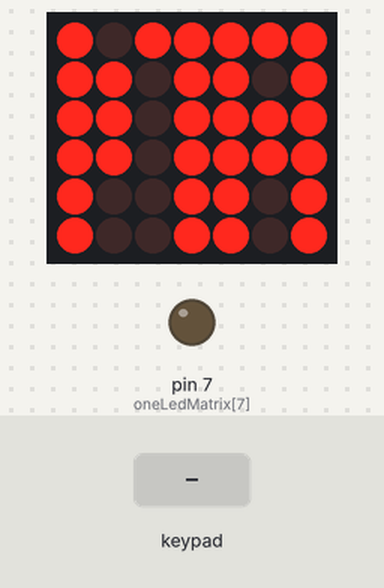
Bench run of a sketch on a simulated Arduino Uno, built with avr-gcc and run on an emulated ATmega328P. On the bench: 7×6 LED matrix, output pins drawn as LEDs (lit = HIGH). Wiring (inferred from the names in the program): 2×4 keypad with keys 1 2 3 4 5 6 7 8 (labels assumed): rows pin 0, pin 9; columns pin 16, pin 17, pin 18, pin 19; LED matrix (orientation assumed): rows pin 1, pin 2, pin 3, pin 4, pin 5, pin 6; columns pin 8, pin 10, pin 11, pin 12, pin 13, pin 14, pin 15. The inputs (shaded band) are chosen by the test bench. Pins used as bus, display or sensor lines are not drawn.

Above: at 1.2 s.
1.3 s: key '5' pressed
At 2.5 s:
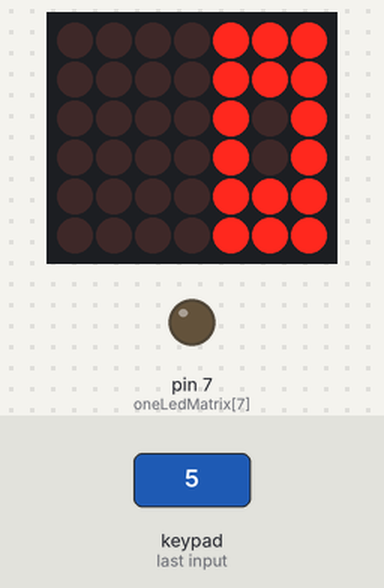
2.8 s: key '2' pressed
At 3.2 s:
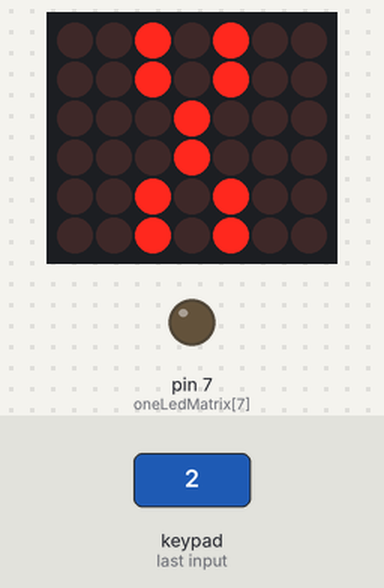
4.3 s: key '6' pressed
At 5.1 s:
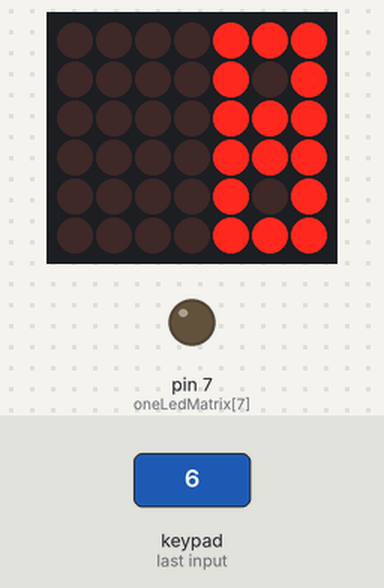
5.8 s: key '1' pressed
At 6.7 s:
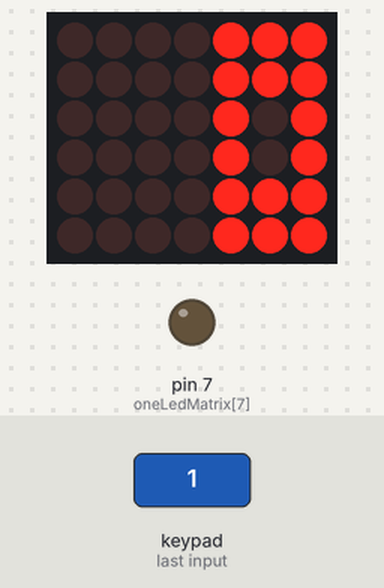
7.3 s: key '7' pressed
At 7.8 s:
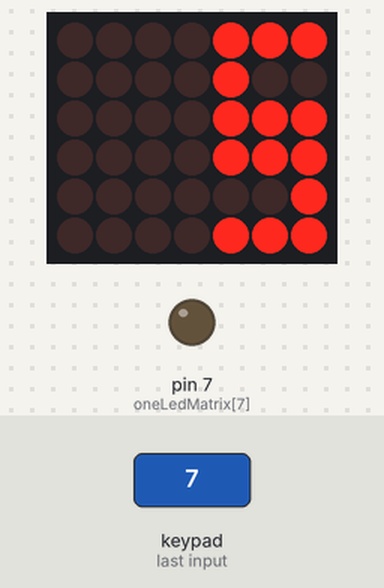
8.8 s: key '3' pressed
At 10.1 s:
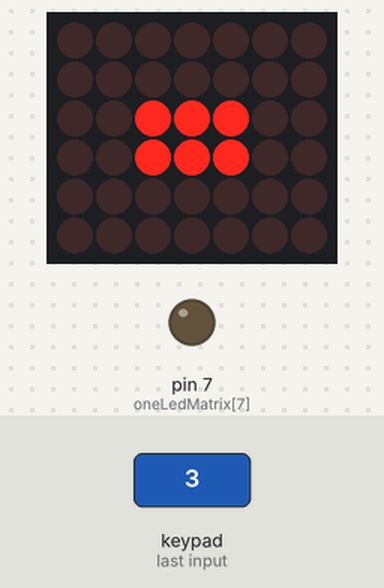
Timing chart, 0 to 11.3 s (numbered marks = the images above; inputs shaded):
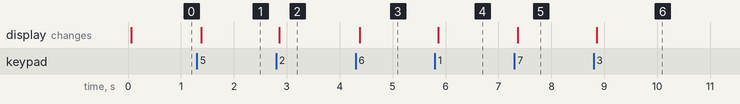

Measured:
- after the input at 1.3 s, the display: changes after 0.08 s (image 1)
- after the input at 2.8 s, the display: changes after 0.06 s (image 2)
- after the input at 4.3 s, the display: changes after 0.08 s (image 3)
- after the input at 5.8 s, the display: changes after 0.06 s (image 4)
- after the input at 7.3 s, the display: changes after 0.06 s (image 5)
- after the input at 8.8 s, the display: changes after 0.06 s (image 6)

The sketch:

Calculator.ino
```cpp
/*
*  Project: Arduino Calculator.
*  Description: A one signed digit calculator with one input keypad, and 8*8 LED Matrix for display.
*  Developers: Ahmed Abdelmajied - Mohamed El-Houssainy
*  Date: 26-05-2014
*/

/********************* DECLERATIONS *********************/
/*********** CONSTANTS ************/
// Numbers of keyPad
const int ONE = 11;
const int TWO = 15;
const int THREE = 7;
const int ADD = 3;
const int FOUR = 10;
const int FIVE = 14;
const int SIX = 6;
const int SUB = 2;
const int SEVEN = 9;
const int EIGHT = 13;
const int NINE = 5;
const int MUL = 1;
const int DEV = 8;
const int ZERO = 12;
const int EQU = 0;

const int INF = -255;

// Numbers on Led Matrix
const byte minus[] = {0,0,0,0,192,0,0,0};
const byte left_one[] = {0,32,32,32,32,32,32,0};

const byte one[] = {0,2,2,2,2,2,2,0};
const byte two[] = {0,7,1,7,7,4,7,0};
const byte three[] = {0,7,5,3,3,5,7,0};
const byte four[] = {0,5,5,7,7,1,1,0};
const byte five[] = {0,7,4,7,7,1,7,0};
const byte six[] = {0,7,4,7,5,7,7,0};
const byte seven[] = {0,6,6,2,7,2,2,0};
const byte eight[] = {0,7,5,7,7,5,7,0};
const byte nine[] = {0,7,5,7,7,1,7,0};
const byte zero[] = {0,7,7,5,5,7,7,0};
const byte infinity[] = {0,0,102,153,153,102,0,0};

// Operations
const byte add[] = {0,24,24,126,126,24,24,0};
const byte sub[] = {0,0,0,28,28,0,0,0};
const byte mul[] = {0,20,20,8,8,20,20,0};
const byte dev[] = {0,4,4,8,8,16,16,0};

byte currentOutput[] = {0,223,173,175,175,141,141,0};

/************* STATES **************/
const int STATE_FIRST_DIGIT = 1;
const int STATE_OP = 2;
const int STATE_SECOND_DIGIT = 3;
const int STATE_EQUAL = 4;
int currentState;

/************* KEY PAD *************/
int inputKeyPad[] = {16,17,18,19}; // The four pins of the input keypad
int outputKeyPad[] ={0,1,2,3}; // The four shared output pins between keypad and LED matrix

/************* LED MATRIX *************/
int oneLedMatrix[] = {0,1,2,3,4,5,6,7};
int zeroLedMatrix[] = {8,9,10,11,12,13,14,15};

/**************** END OF DECLERATIONS ****************/

// Data
int first;
char op;
int second;

// the setup routine runs once when you press reset:
void setup() {
  // set the input pins for keypad
  for(int i = 0 ; i < 4 ; i ++)
    pinMode(inputKeyPad[i], INPUT);

  /** output pins **/
  // set the output pins for keypad
//  for(int i = 0 ; i < 4 ; i ++)
//    pinMode(outputKeyPad[i] , OUTPUT);

  // set the output pins for LedMatrix and keypad
  for(int i = 0 ; i < 8 ; i ++){
    pinMode(oneLedMatrix[i] , OUTPUT);
    pinMode(zeroLedMatrix[i] , OUTPUT);
  }


  currentState = STATE_FIRST_DIGIT;
}

// the loop routine runs over and over again forever:
void loop() {
 int input = getKeyPadInput();
 if( input != -1 ) // There is a Key pressed
   checkInput(input);

 printNumOnLedMatrix();
}

// Check the pressed input
void checkInput(int input){
  if( currentState == STATE_FIRST_DIGIT  ){
    first = getCurrentDigit(input);
    if(first != -1 )
      currentState = STATE_OP;
  } else if( currentState == STATE_OP ){
    if( setOperation(input) )
      currentState = STATE_SECOND_DIGIT;
  } else if( currentState == STATE_SECOND_DIGIT ){
    second = getCurrentDigit(input);
    if( second != -1 )
      currentState = STATE_EQUAL;
  }else if( currentState == STATE_EQUAL ){
    if( input == EQU ){
      int result = getCurrentResult(); // Get the result of the operation
      setResult(result);

      currentState = STATE_FIRST_DIGIT;
    }
  }
}

// get Digit
int getCurrentDigit(int input){
  switch(input){
       case ONE:
          for(int i = 0 ; i < 8 ; i++)
            currentOutput[i] = one[i];
          return 1;
       case TWO:
          for(int i = 0 ; i < 8 ; i++)
            currentOutput[i] = two[i];
          return 2;
       case THREE:
          for(int i = 0 ; i < 8 ; i++)
            currentOutput[i] = three[i];
          return 3;
       case FOUR:
          for(int i = 0 ; i < 8 ; i++)
            currentOutput[i] = four[i];
          return 4;
       case FIVE:
          for(int i = 0 ; i < 8 ; i++)
            currentOutput[i] = five[i];
          return 5;
       case SIX:
          for(int i = 0 ; i < 8 ; i++)
            currentOutput[i] = six[i];
          return 6;
       case SEVEN:
          for(int i = 0 ; i < 8 ; i++)
            currentOutput[i] = seven[i];
          return 7;
       case EIGHT:
          for(int i = 0 ; i < 8 ; i++)
            currentOutput[i] = eight[i];
          return 8;
       case NINE:
          for(int i = 0 ; i < 8 ; i++)
            currentOutput[i] = nine[i];
          return 9;
       case ZERO:
          for(int i = 0 ; i < 8 ; i++)
            currentOutput[i] = zero[i];
          return 0;
  }
  return -1; // Not in number
}

// Set operation
boolean setOperation(int input){
  switch(input){
    case ADD:
      op = '+';
      for(int i = 0 ; i < 8 ; i++)
        currentOutput[i] = add[i];
      return true;
    case SUB:
      op = '-';
      for(int i = 0 ; i < 8 ; i++)
        currentOutput[i] = sub[i];
      return true;
    case MUL:
      op = '*';
      for(int i = 0 ; i < 8 ; i++)
        currentOutput[i] = mul[i];
      return true;
    case DEV:
      op = '/';
      for(int i = 0 ; i < 8 ; i++)
        currentOutput[i] = dev[i];
      return true;
  }
  return false;
}

// Set result
int getCurrentResult(){
  switch(op){
   case '+':
     return first + second;
   case '-':
     return first - second;
     break;
   case '*':
     return first * second;
     break;
   case '/':
     if( second == 0 ) // Undifined operation
       return INF;

     return first / second;
  }
}

void setResult(int result){
  if( result == INF ){
    for(int i = 0 ; i < 8 ; i++)
      currentOutput[i] = infinity[i];
    return;
  }

  // Reset
  for(int i = 0 ; i < 8 ; i++)
     currentOutput[i] = 0;

  // add negative sign
  if( result < 0 ){
      for(int i = 0 ; i < 8 ; i++)
         currentOutput[i] |= minus[i];
      result *= -1;
  }

  // First digit
  int tepmDigit = result %10;
  result /= 10;
  switch(tepmDigit){ // Set first digit
    case 0:
      for(int i = 0 ; i < 8 ; i++)
        currentOutput[i] |= zero[i];
      break;
    case 1:
      for(int i = 0 ; i < 8 ; i++)
        currentOutput[i] |= one[i];
      break;
    case 2:
      for(int i = 0 ; i < 8 ; i++)
        currentOutput[i] |= two[i];
      break;
    case 3:
      for(int i = 0 ; i < 8 ; i++)
        currentOutput[i] |= three[i];
      break;
    case 4:
      for(int i = 0 ; i < 8 ; i++)
        currentOutput[i] |= four[i];
      break;
    case 5:
      for(int i = 0 ; i < 8 ; i++)
        currentOutput[i] |= five[i];
      break;
    case 6:
      for(int i = 0 ; i < 8 ; i++)
        currentOutput[i] |= six[i];
      break;
    case 7:
      for(int i = 0 ; i < 8 ; i++)
        currentOutput[i] |= seven[i];
      break;
    case 8:
      for(int i = 0 ; i < 8 ; i++)
        currentOutput[i] |= eight[i];
      break;
    case 9:
      for(int i = 0 ; i < 8 ; i++)
        currentOutput[i] |= nine[i];
      break;
  }

  // Set Second digit
  switch(result){
    case 1:
      for(int i = 0 ; i < 8 ; i++)
        currentOutput[i] |= (one[i] << 3);
      break;
    case 2:
      for(int i = 0 ; i < 8 ; i++)
        currentOutput[i] |= (two[i] << 3);
      break;
    case 3:
      for(int i = 0 ; i < 8 ; i++)
        currentOutput[i] |= (three[i] << 3);
      break;
    case 4:
      for(int i = 0 ; i < 8 ; i++)
        currentOutput[i] |= (four[i] << 3);
      break;
    case 5:
      for(int i = 0 ; i < 8 ; i++)
        currentOutput[i] |= (five[i] << 3);
      break;
    case 6:
      for(int i = 0 ; i < 8 ; i++)
        currentOutput[i] |= (six[i] << 3);
      break;
    case 7:
      for(int i = 0 ; i < 8 ; i++)
        currentOutput[i] |= (seven[i] << 3);
      break;
    case 8:
      for(int i = 0 ; i < 8 ; i++)
        currentOutput[i] |= (eight[i] << 3);
      break;
    case 9:
      for(int i = 0 ; i < 8 ; i++)
        currentOutput[i] |= (nine[i] << 3);
      break;
  }

}

// Check if there is a button pressed from the keypad
int getKeyPadInput(){

  // Reset all the output pins of keypad
  for(int i = 0; i < 4 ; i++)
     digitalWrite(outputKeyPad[i], LOW);

  int num = -1;
  for( int i = 0 ; i < 4; i++){
     digitalWrite(outputKeyPad[i], HIGH);
     for(int j = 0 ; j < 4 ; j++ ){
       if( digitalRead(inputKeyPad[j]) == 1 ){
          num = i*4 + j;
          break;
       }
     }
     digitalWrite(outputKeyPad[i], LOW);
  }
  return num;
}

void printNumOnLedMatrix(){
  byte temp;
  for( int i = 0 ; i < 8 ; i++){ // Rows
    temp = currentOutput[i];
    for(int j = 0; j < 8 ; j++){ // Columns from byte
      if( (temp & 128) == 128 /*10000000*/ ){ //one
            digitalWrite(zeroLedMatrix[j] , LOW);
            digitalWrite(oneLedMatrix[i] , HIGH);
            delay(1);
            digitalWrite(zeroLedMatrix[j] , HIGH);
            digitalWrite(oneLedMatrix[i] , LOW);
      }else{//zero
            digitalWrite(zeroLedMatrix[j] , HIGH);
            digitalWrite(oneLedMatrix[i] , LOW);
      }
      temp = (temp << 1);
    }
  }
}
```
